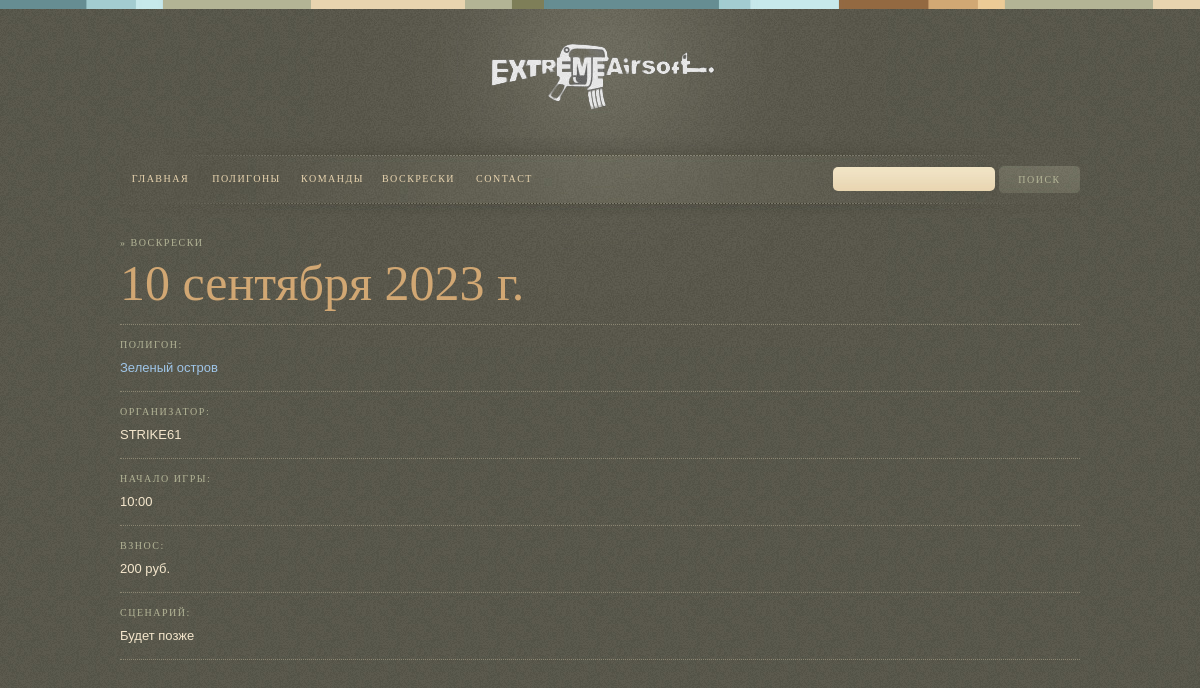
Screenshot of /sunday_games/10092023 with the database file from the repository.
### sunday_games/models.py (models this page shows, shortened)
class Game(models.Model):
    date = models.DateField(verbose_name='date')
    polygon = models.ForeignKey(Polygons, on_delete=models.CASCADE, null=True, related_name='games_polygon')
    organizer = models.CharField(max_length=50, default='STRIKE61')
    start = models.TimeField(default='10:00')
    scenario = models.CharField(max_length=500)
    contribution = models.IntegerField(default=200)
    foto_games = models.ImageField(upload_to='sunday_games', blank=True)
    is_future = models.BooleanField(default=True)
    slug = models.SlugField(default='', null=False)

### polygons/models.py (models this page shows)
class Polygons(models.Model):
    name = models.CharField(verbose_name='URL', max_length=50)
    address = models.CharField(max_length=100)
    coordinates = models.CharField(max_length=50, default='Null')
    descriptions = models.CharField(max_length=1000)
    image = models.ImageField(upload_to='polygons/')
    image_full = models.ImageField(upload_to='polygons/full', default='')
    url_yandex = models.CharField(default='', max_length=500)
    slug = models.SlugField(default='', null=False)
    def __str__(self):
        return f'{self.name}'
    def get_url(self):
        return reverse('polygon-detail', args=[self.slug])

### sunday_games/views.py (the view)
# urls.py: path('<str:slug>', GameDetailView.as_view(), name='detail_game'),
class GameDetailView(DetailView):
    model = Game
    template_name = 'sunday_games/detail_game.html'

### sunday_games/templates/sunday_games/detail_game.html
{% extends 'base.html' %}
{% load static %}
{% block content %}
<link href= "{% static 'css/style.css' %}" media="all" rel="stylesheet" type="text/css" />
<div id="primary">
    <h3>&#187; Воскрески</h3>
    <h1 class="page-title">{{ game.date }}</h1>
    <hr/>
    <h3>Полигон:</h3>
    <p><a class="text-5" href="{{ game.polygon.get_url }}">{{ game.polygon }}</a></p>
    <hr/>
    <h3>Организатор:</h3>
    <p class="text-4">{{ game.organizer }}</p>
    <hr/>
    <h3>Начало игры:</h3>
    <p class="text-4">{{ game.start }}</p>
    <hr/>
    <h3>Взнос:</h3>
    <p class="text-4">{{ game.contribution }} руб.</p>
    <hr/>
    <h3>Сценарий:</h3>
    <p class="text-4">{{ game.scenario }} </p>
    <hr/>
</div>
{% endblock %}

### static/css/front.css (style rules this page uses)
body { background: url(images/body.jpg) repeat; }
hr { background: none; border-top: 1px dotted #5b5a4e; border-left: none; border-right: none; border-bottom: 1px dotted #8a8571; margin: 15px 0; }
#primary h3 { color: #b3b496; font-family: Georgia, Palatino, serif; font-size: 10px; text-transform: uppercase; letter-spacing: 1.5px; margin: 10px 0; font-weight: normal; }
#primary p { color: #f4e6cc; font-size: 11px; font-family: arial, verdana, sans-serif; line-height: 15px; }

### static/css/style.css (style rules this page uses)
#primary h3 { color: #b3b496; font-family: Georgia, Palatino, serif; font-size: 10px; text-transform: uppercase; letter-spacing: 1.5px; margin: 10px 0; font-weight: normal; }
#primary h1.page-title { font-weight: normal; color: #d1a773; font-family: Georgia, Palatino, serif; font-size: 50px; }
#primary p, #primary li { color: #f4e6cc; font-size: 11px; font-family: arial, verdana, sans-serif; line-height: 15px; margin-bottom: 15px; }
#primary .text-4 { font-size: 13px; }
#primary .text-5 { text-decoration: none; color: #9fc5e8; text:active; text:hover; font-size: 13px; margin-right: 700px; }

### rows the page displays
Game: date "10 сентября 2023 г.", polygon "Зеленый остров", organizer "STRIKE61", start "10:00", contribution "200", scenario "Будет позже"
